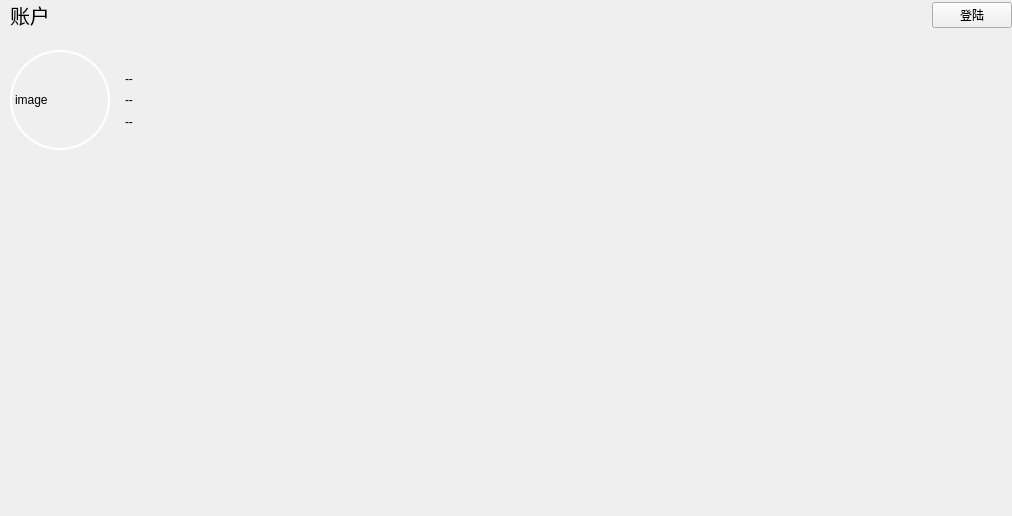
<?xml version="1.0" encoding="UTF-8"?>
<ui version="4.0">
 <class>AccountPage</class>
 <widget class="QWidget" name="AccountPage">
  <property name="geometry">
   <rect>
    <x>0</x>
    <y>0</y>
    <width>1012</width>
    <height>516</height>
   </rect>
  </property>
  <property name="windowTitle">
   <string>Form</string>
  </property>
  <layout class="QVBoxLayout" name="verticalLayout">
   <property name="spacing">
    <number>20</number>
   </property>
   <property name="leftMargin">
    <number>0</number>
   </property>
   <property name="topMargin">
    <number>0</number>
   </property>
   <property name="rightMargin">
    <number>0</number>
   </property>
   <property name="bottomMargin">
    <number>0</number>
   </property>
   <item>
    <layout class="QHBoxLayout" name="hly_top">
     <property name="leftMargin">
      <number>10</number>
     </property>
     <item>
      <widget class="QLabel" name="lb_pageTitle">
       <property name="font">
        <font>
         <pointsize>15</pointsize>
        </font>
       </property>
       <property name="text">
        <string>账户</string>
       </property>
      </widget>
     </item>
     <item>
      <spacer name="hs_1">
       <property name="orientation">
        <enum>Qt::Horizontal</enum>
       </property>
       <property name="sizeHint" stdset="0">
        <size>
         <width>40</width>
         <height>20</height>
        </size>
       </property>
      </spacer>
     </item>
     <item>
      <widget class="QPushButton" name="btn_login">
       <property name="text">
        <string>登陆</string>
       </property>
      </widget>
     </item>
    </layout>
   </item>
   <item>
    <layout class="QHBoxLayout" name="hly_accmsg">
     <property name="spacing">
      <number>5</number>
     </property>
     <property name="leftMargin">
      <number>10</number>
     </property>
     <property name="topMargin">
      <number>0</number>
     </property>
     <item>
      <widget class="QLabel" name="lb_image">
       <property name="sizePolicy">
        <sizepolicy hsizetype="Fixed" vsizetype="Fixed">
         <horstretch>0</horstretch>
         <verstretch>0</verstretch>
        </sizepolicy>
       </property>
       <property name="minimumSize">
        <size>
         <width>100</width>
         <height>100</height>
        </size>
       </property>
       <property name="styleSheet">
        <string notr="true">QLabel{
border: 2px solid #FFFFFF;
border-radius: 50px;
}</string>
       </property>
       <property name="text">
        <string>image</string>
       </property>
      </widget>
     </item>
     <item>
      <layout class="QVBoxLayout" name="vly_usrMsgView">
       <property name="spacing">
        <number>5</number>
       </property>
       <property name="leftMargin">
        <number>10</number>
       </property>
       <property name="topMargin">
        <number>20</number>
       </property>
       <property name="rightMargin">
        <number>10</number>
       </property>
       <property name="bottomMargin">
        <number>20</number>
       </property>
       <item>
        <widget class="QLabel" name="lb_username">
         <property name="sizePolicy">
          <sizepolicy hsizetype="Preferred" vsizetype="Preferred">
           <horstretch>0</horstretch>
           <verstretch>0</verstretch>
          </sizepolicy>
         </property>
         <property name="minimumSize">
          <size>
           <width>200</width>
           <height>0</height>
          </size>
         </property>
         <property name="maximumSize">
          <size>
           <width>16777215</width>
           <height>16777215</height>
          </size>
         </property>
         <property name="text">
          <string>--</string>
         </property>
        </widget>
       </item>
       <item>
        <widget class="QLabel" name="lb_email">
         <property name="minimumSize">
          <size>
           <width>0</width>
           <height>0</height>
          </size>
         </property>
         <property name="maximumSize">
          <size>
           <width>16777215</width>
           <height>16777215</height>
          </size>
         </property>
         <property name="text">
          <string>--</string>
         </property>
        </widget>
       </item>
       <item>
        <widget class="QLabel" name="lb_uid">
         <property name="minimumSize">
          <size>
           <width>0</width>
           <height>0</height>
          </size>
         </property>
         <property name="maximumSize">
          <size>
           <width>16777215</width>
           <height>16777215</height>
          </size>
         </property>
         <property name="text">
          <string>--</string>
         </property>
        </widget>
       </item>
      </layout>
     </item>
    </layout>
   </item>
   <item>
    <spacer name="vs_1">
     <property name="orientation">
      <enum>Qt::Vertical</enum>
     </property>
     <property name="sizeHint" stdset="0">
      <size>
       <width>20</width>
       <height>40</height>
      </size>
     </property>
    </spacer>
   </item>
  </layout>
 </widget>
 <resources/>
 <connections/>
</ui>
